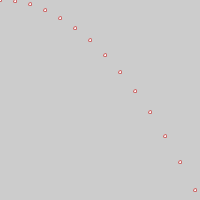
Frame 1 (no input)
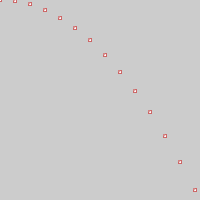
Frame 60 (the mouse pressed at the canvas centre just before this capture)
Frame 120 (the mouse held since frame 60 and released just before this capture): identical to frame 60, image omitted

The Processing sketch that drew these frames (run headless with seeded random() and noise(); from frame 60 on, the mouse is pressed at the canvas centre):

// Processing sketch: processing_92017
// ── processing_92017.pde

void setup(){
  size (200,200);
}
void draw () {
  int x=0;
while(x<=200) {
  smooth ();
  stroke (204,100,100);
   ellipse (x,(x*x/200), 3, 3);
   x=x+15;
}
}
